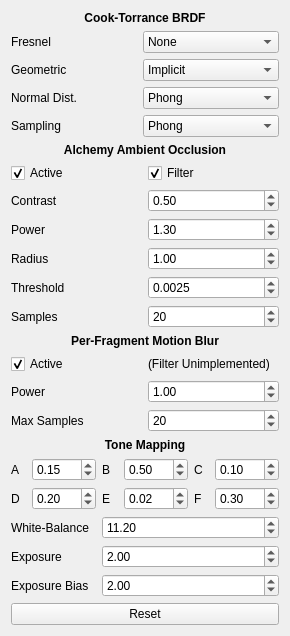
       <widget class="QWidget" name="scrollAreaWidgetContents">
        <property name="geometry">
         <rect>
          <x>0</x>
          <y>0</y>
          <width>290</width>
          <height>601</height>
         </rect>
        </property>
        <layout class="QVBoxLayout" name="verticalLayout">
         <item>
          <layout class="QGridLayout" name="gridLayout_3">
           <item row="0" column="0" colspan="2">
            <widget class="QLabel" name="label_11">
             <property name="text">
              <string>&lt;html&gt;&lt;head/&gt;&lt;body&gt;&lt;p&gt;&lt;span style=&quot; font-weight:600;&quot;&gt;Cook-Torrance BRDF&lt;/span&gt;&lt;/p&gt;&lt;/body&gt;&lt;/html&gt;</string>
             </property>
             <property name="alignment">
              <set>Qt::AlignCenter</set>
             </property>
            </widget>
           </item>
           <item row="1" column="0">
            <widget class="QLabel" name="label_7">
             <property name="text">
              <string>Fresnel</string>
             </property>
            </widget>
           </item>
           <item row="1" column="1">
            <widget class="QComboBox" name="renderFresnel">
             <property name="currentText">
              <string>Schlick</string>
             </property>
             <item>
              <property name="text">
               <string>None</string>
              </property>
             </item>
             <item>
              <property name="text">
               <string>Schlick</string>
              </property>
             </item>
             <item>
              <property name="text">
               <string>Cook-Torrance</string>
              </property>
             </item>
             <item>
              <property name="text">
               <string>Spherical Gaussian</string>
              </property>
             </item>
            </widget>
           </item>
           <item row="2" column="0">
            <widget class="QLabel" name="label_8">
             <property name="text">
              <string>Geometric</string>
             </property>
            </widget>
           </item>
           <item row="2" column="1">
            <widget class="QComboBox" name="renderGeometric">
             <property name="currentText">
              <string>Smith</string>
             </property>
             <item>
              <property name="text">
               <string>Implicit</string>
              </property>
             </item>
             <item>
              <property name="text">
               <string>Neumann</string>
              </property>
             </item>
             <item>
              <property name="text">
               <string>Cook-Torrance</string>
              </property>
             </item>
             <item>
              <property name="text">
               <string>Kelemen</string>
              </property>
             </item>
             <item>
              <property name="text">
               <string>Beckmann</string>
              </property>
             </item>
             <item>
              <property name="text">
               <string>Ggx</string>
              </property>
             </item>
             <item>
              <property name="text">
               <string>Schlick-Beckmann</string>
              </property>
             </item>
             <item>
              <property name="text">
               <string>Smith</string>
              </property>
             </item>
            </widget>
           </item>
           <item row="3" column="0">
            <widget class="QLabel" name="label_9">
             <property name="text">
              <string>Normal Dist.</string>
             </property>
            </widget>
           </item>
           <item row="3" column="1">
            <widget class="QComboBox" name="renderNormalDist">
             <property name="currentText">
              <string>Ggx</string>
             </property>
             <item>
              <property name="text">
               <string>Phong</string>
              </property>
             </item>
             <item>
              <property name="text">
               <string>Beckmann</string>
              </property>
             </item>
             <item>
              <property name="text">
               <string>Ggx</string>
              </property>
             </item>
            </widget>
           </item>
           <item row="4" column="0">
            <widget class="QLabel" name="label_10">
             <property name="text">
              <string>Sampling</string>
             </property>
            </widget>
           </item>
           <item row="4" column="1">
            <widget class="QComboBox" name="renderSampling">
             <property name="currentText">
              <string>Ggx</string>
             </property>
             <item>
              <property name="text">
               <string>Phong</string>
              </property>
             </item>
             <item>
              <property name="text">
               <string>Beckmann</string>
              </property>
             </item>
             <item>
              <property name="text">
               <string>Ggx</string>
              </property>
             </item>
            </widget>
           </item>
          </layout>
         </item>
         <item>
          <layout class="QGridLayout" name="gridLayout">
           <item row="0" column="0" colspan="2">
            <widget class="QLabel" name="label_13">
             <property name="text">
              <string>&lt;html&gt;&lt;head/&gt;&lt;body&gt;&lt;p&gt;&lt;span style=&quot; font-weight:600;&quot;&gt;Alchemy Ambient Occlusion&lt;/span&gt;&lt;/p&gt;&lt;/body&gt;&lt;/html&gt;</string>
             </property>
             <property name="alignment">
              <set>Qt::AlignCenter</set>
             </property>
            </widget>
           </item>
           <item row="1" column="0">
            <widget class="QCheckBox" name="ssaoActive">
             <property name="text">
              <string>Active</string>
             </property>
             <property name="checked">
              <bool>true</bool>
             </property>
            </widget>
           </item>
           <item row="1" column="1">
            <widget class="QCheckBox" name="ssaoBlur">
             <property name="text">
              <string>Filter</string>
             </property>
             <property name="checked">
              <bool>true</bool>
             </property>
            </widget>
           </item>
           <item row="2" column="0">
            <widget class="QLabel" name="label_4">
             <property name="text">
              <string>Contrast</string>
             </property>
            </widget>
           </item>
           <item row="2" column="1">
            <widget class="QDoubleSpinBox" name="ssaoContrast">
             <property name="maximum">
              <double>10.000000000000000</double>
             </property>
             <property name="singleStep">
              <double>0.100000000000000</double>
             </property>
             <property name="value">
              <double>0.500000000000000</double>
             </property>
            </widget>
           </item>
           <item row="3" column="0">
            <widget class="QLabel" name="label_5">
             <property name="text">
              <string>Power</string>
             </property>
            </widget>
           </item>
           <item row="3" column="1">
            <widget class="QDoubleSpinBox" name="ssaoPower">
             <property name="maximum">
              <double>15.000000000000000</double>
             </property>
             <property name="singleStep">
              <double>0.100000000000000</double>
             </property>
             <property name="value">
              <double>1.300000000000000</double>
             </property>
            </widget>
           </item>
           <item row="4" column="0">
            <widget class="QLabel" name="label_6">
             <property name="text">
              <string>Radius</string>
             </property>
            </widget>
           </item>
           <item row="4" column="1">
            <widget class="QDoubleSpinBox" name="ssaoRadius">
             <property name="maximum">
              <double>5.000000000000000</double>
             </property>
             <property name="singleStep">
              <double>0.100000000000000</double>
             </property>
             <property name="value">
              <double>1.000000000000000</double>
             </property>
            </widget>
           </item>
           <item row="5" column="0">
            <widget class="QLabel" name="label_18">
             <property name="text">
              <string>Threshold</string>
             </property>
            </widget>
           </item>
           <item row="5" column="1">
            <widget class="QDoubleSpinBox" name="ssaoThreshold">
             <property name="decimals">
              <number>4</number>
             </property>
             <property name="maximum">
              <double>1.000000000000000</double>
             </property>
             <property name="singleStep">
              <double>0.000100000000000</double>
             </property>
             <property name="value">
              <double>0.002500000000000</double>
             </property>
            </widget>
           </item>
           <item row="6" column="0">
            <widget class="QLabel" name="label_19">
             <property name="text">
              <string>Samples</string>
             </property>
            </widget>
           </item>
           <item row="6" column="1">
            <widget class="QSpinBox" name="ssaoSamples">
             <property name="minimum">
              <number>1</number>
             </property>
             <property name="maximum">
              <number>100</number>
             </property>
             <property name="value">
              <number>20</number>
             </property>
            </widget>
           </item>
          </layout>
         </item>
         <item>
          <layout class="QGridLayout" name="gridLayout_7">
           <item row="0" column="0" colspan="2">
            <widget class="QLabel" name="label_20">
             <property name="text">
              <string>&lt;html&gt;&lt;head/&gt;&lt;body&gt;&lt;p&gt;&lt;span style=&quot; font-weight:600;&quot;&gt;Per-Fragment Motion Blur&lt;/span&gt;&lt;/p&gt;&lt;/body&gt;&lt;/html&gt;</string>
             </property>
             <property name="alignment">
              <set>Qt::AlignCenter</set>
             </property>
            </widget>
           </item>
           <item row="1" column="0">
            <widget class="QCheckBox" name="motionBlurActive">
             <property name="text">
              <string>Active</string>
             </property>
             <property name="checked">
              <bool>true</bool>
             </property>
            </widget>
           </item>
           <item row="2" column="0">
            <widget class="QLabel" name="label_22">
             <property name="text">
              <string>Power</string>
             </property>
            </widget>
           </item>
           <item row="2" column="1">
            <widget class="QDoubleSpinBox" name="motionBlurPower">
             <property name="maximum">
              <double>100.000000000000000</double>
             </property>
             <property name="singleStep">
              <double>0.100000000000000</double>
             </property>
             <property name="value">
              <double>1.000000000000000</double>
             </property>
            </widget>
           </item>
           <item row="3" column="0">
            <widget class="QLabel" name="label_21">
             <property name="text">
              <string>Max Samples</string>
             </property>
            </widget>
           </item>
           <item row="3" column="1">
            <widget class="QSpinBox" name="motionBlurMaxSamples">
             <property name="minimum">
              <number>1</number>
             </property>
             <property name="maximum">
              <number>100</number>
             </property>
             <property name="value">
              <number>20</number>
             </property>
            </widget>
           </item>
           <item row="1" column="1">
            <widget class="QLabel" name="label_23">
             <property name="text">
              <string>(Filter Unimplemented)</string>
             </property>
            </widget>
           </item>
          </layout>
         </item>
         <item>
          <layout class="QGridLayout" name="gridLayout_8">
           <item row="0" column="0" colspan="6">
            <widget class="QLabel" name="label_24">
             <property name="text">
              <string>&lt;html&gt;&lt;head/&gt;&lt;body&gt;&lt;p&gt;&lt;span style=&quot; font-weight:600;&quot;&gt;Tone Mapping&lt;/span&gt;&lt;/p&gt;&lt;/body&gt;&lt;/html&gt;</string>
             </property>
             <property name="alignment">
              <set>Qt::AlignCenter</set>
             </property>
            </widget>
           </item>
           <item row="1" column="0">
            <widget class="QLabel" name="label_25">
             <property name="text">
              <string>A</string>
             </property>
            </widget>
           </item>
           <item row="1" column="1">
            <widget class="QDoubleSpinBox" name="tmA">
             <property name="maximum">
              <double>100.000000000000000</double>
             </property>
             <property name="singleStep">
              <double>0.010000000000000</double>
             </property>
             <property name="value">
              <double>0.150000000000000</double>
             </property>
            </widget>
           </item>
           <item row="1" column="2">
            <widget class="QLabel" name="label_26">
             <property name="text">
              <string>B</string>
             </property>
            </widget>
           </item>
           <item row="1" column="3">
            <widget class="QDoubleSpinBox" name="tmB">
             <property name="maximum">
              <double>100.000000000000000</double>
             </property>
             <property name="singleStep">
              <double>0.010000000000000</double>
             </property>
             <property name="value">
              <double>0.500000000000000</double>
             </property>
            </widget>
           </item>
           <item row="1" column="4">
            <widget class="QLabel" name="label_27">
             <property name="text">
              <string>C</string>
             </property>
            </widget>
           </item>
           <item row="1" column="5">
            <widget class="QDoubleSpinBox" name="tmC">
             <property name="maximum">
              <double>100.000000000000000</double>
             </property>
             <property name="singleStep">
              <double>0.010000000000000</double>
             </property>
             <property name="value">
              <double>0.100000000000000</double>
             </property>
            </widget>
           </item>
           <item row="2" column="0">
            <widget class="QLabel" name="label_30">
             <property name="text">
              <string>D</string>
             </property>
            </widget>
           </item>
           <item row="2" column="1">
            <widget class="QDoubleSpinBox" name="tmD">
             <property name="maximum">
              <double>100.000000000000000</double>
             </property>
             <property name="singleStep">
              <double>0.010000000000000</double>
             </property>
             <property name="value">
              <double>0.200000000000000</double>
             </property>
            </widget>
           </item>
           <item row="2" column="2">
            <widget class="QLabel" name="label_28">
             <property name="text">
              <string>E</string>
             </property>
            </widget>
           </item>
           <item row="2" column="3">
            <widget class="QDoubleSpinBox" name="tmE">
             <property name="maximum">
              <double>100.000000000000000</double>
             </property>
             <property name="singleStep">
              <double>0.010000000000000</double>
             </property>
             <property name="value">
              <double>0.020000000000000</double>
             </property>
            </widget>
           </item>
           <item row="2" column="4">
            <widget class="QLabel" name="label_29">
             <property name="text">
              <string>F</string>
             </property>
            </widget>
           </item>
           <item row="2" column="5">
            <widget class="QDoubleSpinBox" name="tmF">
             <property name="maximum">
              <double>100.000000000000000</double>
             </property>
             <property name="singleStep">
              <double>0.010000000000000</double>
             </property>
             <property name="value">
              <double>0.300000000000000</double>
             </property>
            </widget>
           </item>
           <item row="3" column="0" colspan="2">
            <widget class="QLabel" name="label_31">
             <property name="text">
              <string>White-Balance</string>
             </property>
            </widget>
           </item>
           <item row="3" column="2" colspan="4">
            <widget class="QDoubleSpinBox" name="tmW">
             <property name="maximum">
              <double>100.000000000000000</double>
             </property>
             <property name="singleStep">
              <double>0.100000000000000</double>
             </property>
             <property name="value">
              <double>11.199999999999999</double>
             </property>
            </widget>
           </item>
           <item row="4" column="0" colspan="2">
            <widget class="QLabel" name="label_32">
             <property name="text">
              <string>Exposure</string>
             </property>
            </widget>
           </item>
           <item row="4" column="2" colspan="4">
            <widget class="QDoubleSpinBox" name="tmExposure">
             <property name="maximum">
              <double>100.000000000000000</double>
             </property>
             <property name="singleStep">
              <double>0.100000000000000</double>
             </property>
             <property name="value">
              <double>2.000000000000000</double>
             </property>
            </widget>
           </item>
           <item row="5" column="0" colspan="2">
            <widget class="QLabel" name="label_33">
             <property name="text">
              <string>Exposure Bias</string>
             </property>
            </widget>
           </item>
           <item row="5" column="2" colspan="4">
            <widget class="QDoubleSpinBox" name="tmExposureBias">
             <property name="maximum">
              <double>100.000000000000000</double>
             </property>
             <property name="singleStep">
              <double>0.010000000000000</double>
             </property>
             <property name="value">
              <double>2.000000000000000</double>
             </property>
            </widget>
           </item>
           <item row="6" column="0" colspan="6">
            <widget class="QPushButton" name="tmReset">
             <property name="text">
              <string>Reset</string>
             </property>
            </widget>
           </item>
          </layout>
         </item>
         <item>
          <spacer name="verticalSpacer">
           <property name="orientation">
            <enum>Qt::Vertical</enum>
           </property>
           <property name="sizeHint" stdset="0">
            <size>
             <width>20</width>
             <height>0</height>
            </size>
           </property>
          </spacer>
         </item>
        </layout>
       </widget>
